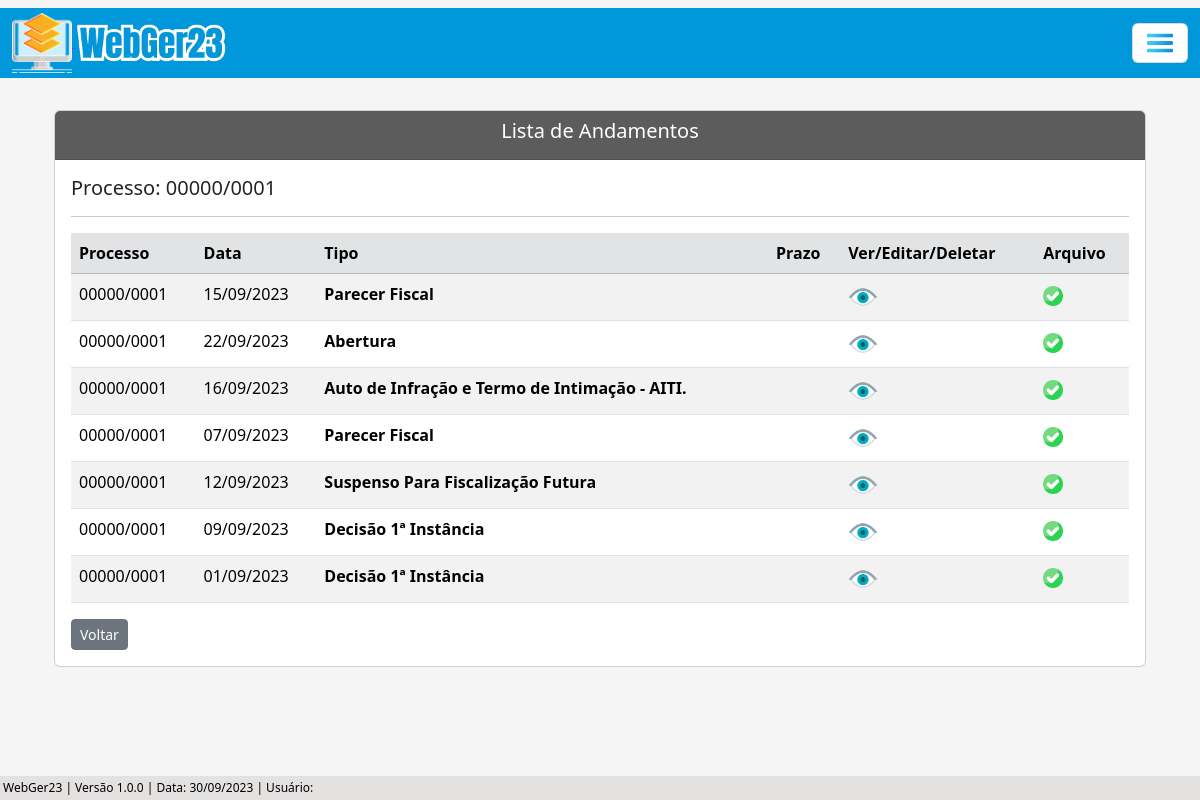
The app's page /listar/andamento-adm-editar/1, older data.
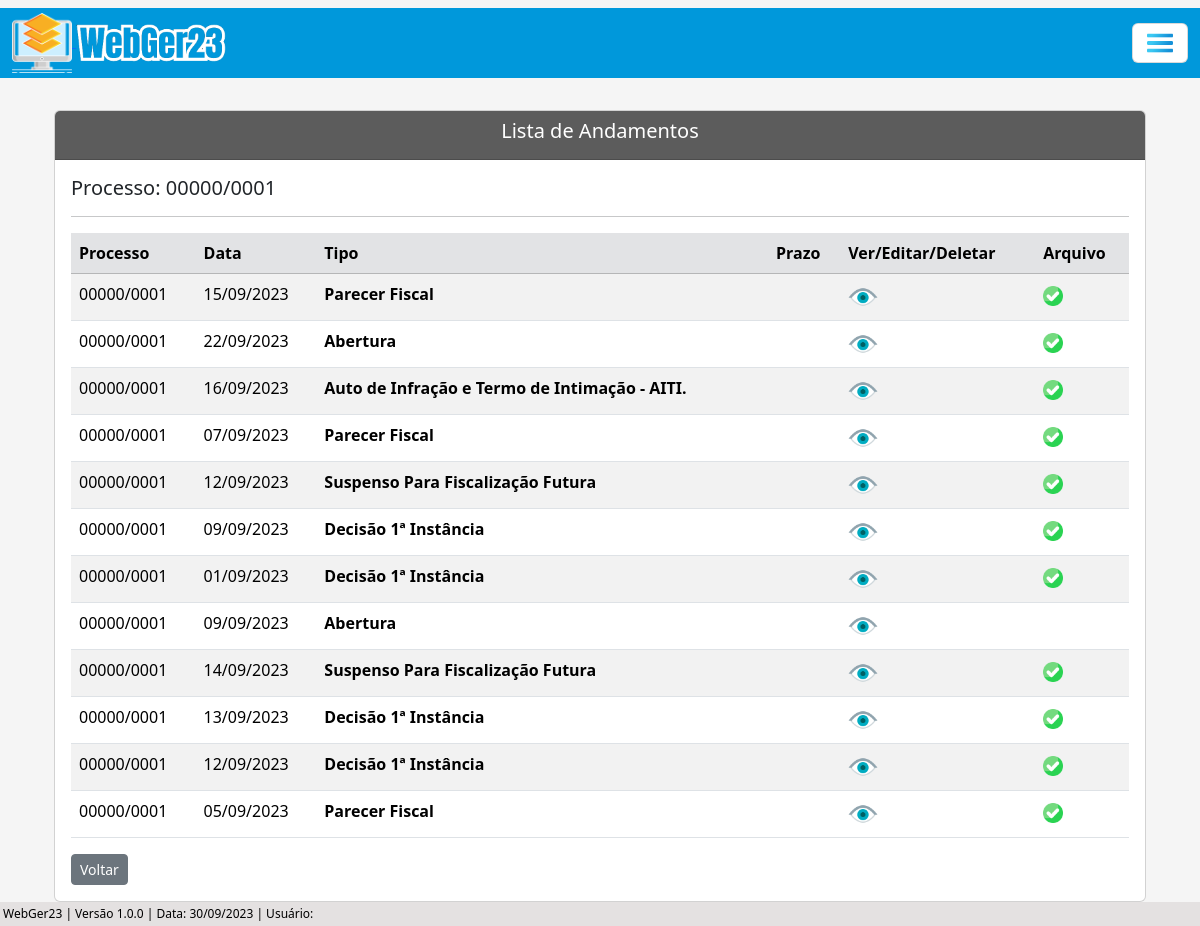
The same page, newer data.
### processo/models.py (models this page shows, shortened)
class Base(models.Model): # Classe base, será herdada pelas outras classes
    data_criacao = models.DateField('data_criação', auto_now_add=True)
    data_alteracao = models.DateField('Alterado', auto_now=True)
    ativo = models.BooleanField('Ativo?', default=True)
    class Meta:
        abstract = True

class ProcessoAdm(Base):
    tipo_pessoas = (
        ('Física', 'Física'), ('Jurídica', 'Jurídica'),
    )
    criador_processo_adm = models.ForeignKey(get_user_model(), verbose_name='Usuário Criador', on_delete=models.CASCADE) # Usuário que criou o processo, utilizando chave primária com o get_user_model do django, para utilizar o usuário logado automaticamente
    numero = models.CharField(unique=True, verbose_name='N°', max_length=10) # Número do processo
    municipio = models.CharField(max_length=50, verbose_name='Município') # Município
    uf = models.CharField(max_length=2) # UF
    data_inicial = models.DateField(blank=True, null=True) # Data Inicial do Período do processo
    data_final = models.DateField(blank=True, null=True) # Data final do Período do processo
    data_div_ativa = models.DateField(blank=True, null=True) # Data dívida ativa
    valor_atributo = models.CharField(max_length=14, blank=True, null=True)  # Valor do atributo
    valor_multa = models.CharField(max_length=14, blank=True, null=True) # Valor da multa
    valor_credito = models.CharField(max_length=14, blank=True, null=True) # Valor do crédito
    valor_atualizado = models.CharField(max_length=14, blank=True, null=True) # Valor do atualizado
    data_valor_atualizado = models.DateField(blank=True, null=True) # Data valor atualizado
    nome_contribuinte = models.CharField(max_length=50)  # Nome / Razão Social
    tipo_pessoa = models.CharField(max_length=50, choices=tipo_pessoas) # Física / Jurídica
    documento = models.CharField(max_length=20, verbose_name='CPF/CNPJ', unique=True) # CPF / CNPJ
    nome_fantasia = models.CharField(max_length=50, blank=True, null=True) # Nome Fantasia
    email = models.EmailField(max_length=50, blank=True, null=True) # E-mail
    endereco = models.CharField(max_length=150) # Rua
    complemento = models.CharField(max_length=50, blank=True, null=True) # Complemento
    municipio_contribuinte = models.CharField(max_length=50, blank=True, null=True) # Município Contribuinte
    uf_contribuinte = models.CharField(max_length=2, verbose_name='UF', blank=True, null=True) # UF Contribuinte
    cep = models.CharField(max_length=10, blank=True, null=True) # CEP
    telefone = models.CharField(max_length=20, blank=True, null=True) # Telefone
    celular = models.CharField(max_length=20, blank=True, null=True) # Celular
    def __str__(self):
        return f'{self.numero}'

class AndamentoAdm(Base):
    andamentos = (
    ('Abertura', 'Abertura'), ('Parecer Fiscal', 'Parecer Fiscal'), ('Decisão 1ª Instância', 'Decisão 1ª Instância'), ('Suspenso Para Fiscalização Futura', 'Suspenso Para Fiscalização Futura'), ('Auto de Infração e Termo de Intimação - AITI.', 'Auto de Infração e Termo de Intimação - AITI.'), ('Termo de Intimação Fiscal - TIF.-tif.', 'Termo de Intimação Fiscal - TIF.'), ('Decisão de 2ª Instância', 'Decisão de 2ª Instância'), ('Cobrança de Documentação', 'Cobrança de Documentação'), ('Recurso Voluntário', 'Recurso Voluntário'), ('Fim do Contrato com a Assessoria', 'Fim do Contrato com a Assessoria'), ('Manifestação', 'Manifestação'), ('Recebimento do AR', 'Recebimento do AR'), ('Despacho', 'Despacho'), ('Aguardando Pagamento', 'Aguardando Pagamento'), ('Apresentação de Documentação para Análise', 'Apresentação de Documentação para Análise'), ('Aguardando AR', 'Aguardando AR'), ('Ofício', 'Ofício'), ('Revelia', 'Revelia'), ('Execução', 'Execução'), ('Confissão de Dívida (Parcelamento)', 'Confissão de Dívida (Parcelamento)'), ('Reenvio de Documento', 'Reenvio de Documento'), ('Parecer Juridico', 'Parecer Juridico'), ('Certidão', 'Certidão'), ('Encaminhado', 'Encaminhado'), ('Encerrado', 'Encerrado'),
    )
    situacao = (
        ('Sem Pagamento', 'Sem Pagamento'), ('Com Pagamento', 'Com Pagamento'),
    )
    criador_andamento_adm = models.ForeignKey(get_user_model(), verbose_name='Usuário Criador', on_delete=models.CASCADE)
    processo = models.ForeignKey(ProcessoAdm, on_delete=models.CASCADE) # Relacionamento 'One to Many' (um para muitos)
    data_andamento = models.DateField(verbose_name='Data do Andamento')
    andamento = models.CharField(max_length=100, choices=andamentos, verbose_name='Andamento') # Utiliza choices(escolhas) para selecionar o andamento
    situacao_pagamento = models.CharField(max_length=100, choices=situacao, blank=True, null=True)
    valor_pago = models.CharField(max_length=14, blank=True, null=True)
    data_prazo = models.DateField(blank=True, null=True)
    funcionario = models.CharField(max_length=50, blank=True, null=True)
    data_recebimento = models.DateField(blank=True, null=True)
    complemento = models.CharField(max_length=150, blank=True, null=True)
    arquivo = models.FileField(upload_to='Arquivo/', verbose_name='Arquivo', blank=True)

### processo/views.py (the view)
# urls.py: path('listar/andamento-adm-editar/<int:pk>', AndamentoAdmListUpdate.as_view(), name='andamento-adm-list-update')
class AndamentoAdmListUpdate(ListView):
    model = ProcessoAdm
    template_name = 'processos/lists/andamento_adm_list_update.html'
    def get_queryset(self):
        pk_processo = self.kwargs.get('pk') # Pega a pk(primary key) da URL, pk do processo
        processo = ProcessoAdm.objects.get(pk=pk_processo)  # Pega o processo que possui a pk recebida (pk é a primary key do processo)
        andamentos = processo.andamentoadm_set.all()  # Pega todos os atributos do andamento
        return andamentos
    def get_context_data(self, **kwargs):
        processo_pk = self.kwargs.get('pk') # Pega a PK do processo através da URL
        context = super().get_context_data(**kwargs)
        context['dados_processo'] = ProcessoAdm.objects.filter(pk=processo_pk) # Filtra os dados do processo através da pk
        return context

### processo/templates/processos/lists/andamento_adm_list_update.html (shortened to what this page needs)
{% extends 'index.html' %}
{% load static %}
{% block conteudo %}
    <div class="container p-4">
        <div class="card">
            <div class="card-header text-white" style="background-color: #5c5c5c;">
                    <h5 style="text-align: center;">Lista de Andamentos</h5>
            </div>
            <div class="card-body">
                {% for atributo in dados_processo %}
                    <h5>Processo: {{ atributo.numero }}</h5>
                {% endfor %}
                <hr>
                <div class="table-responsive">
                    <table class="table table-striped" id="tabela-listar-andamento">
                        <thead>
                            <tr class="table-secondary">
                                <th>Processo</th>
                                <th>Data</th>
                                <th>Tipo</th>
                                <th>Prazo</th>
                                    <th>Ver/Editar/Deletar</th>
                                <th>Arquivo</th>
                            </tr>
                        </thead>
                        <tbody>
                            {% for andamento in object_list %}
                            <tr>
                                <td>{{ andamento.processo }}</td>
                                <td>{{ andamento.data_andamento|date:"d/m/Y" }}</td>
                                <td><b>{{ andamento.andamento }}</b></td>
                                {% if andamento.data_prazo == Null %}
                                <td></td>
                                {% else %}
                                <td>{{ andamento.data_prazo|date:"d/m/Y" }}</td>
                                {% endif%}
                                    <td>
                                        <a href="{% url 'andamento-adm-view' andamento.pk %}"><img src="{% static 'img/olho3.png' %}" width="30"></a>
                                    </td>
                                    <td>
                                        {% if andamento.arquivo %}
                                            <img src="{% static 'img/verificar.png' %}" width="20">
                                        {% endif %}
                                    </td>
                            {% endfor %}
                            </tbody>
                        </table>
                        <a href="{% url 'proc-adm-list' %}" class="btn btn-secondary btn-sm">Voltar</a>
                    </div>
                </div>
            </div>
    </div>
{% endblock %}

Row changes from the older to the newer data that the page shows:
added AndamentoAdm: processo "00000/0001", data_andamento "09/09/2023", andamento "Abertura"
added AndamentoAdm: processo "00000/0001", data_andamento "14/09/2023", andamento "Suspenso Para Fiscalização Futura"
added AndamentoAdm: processo "00000/0001", data_andamento "13/09/2023", andamento "Decisão 1ª Instância"
added AndamentoAdm: processo "00000/0001", data_andamento "12/09/2023", andamento "Decisão 1ª Instância"
added AndamentoAdm: processo "00000/0001", data_andamento "05/09/2023", andamento "Parecer Fiscal"
